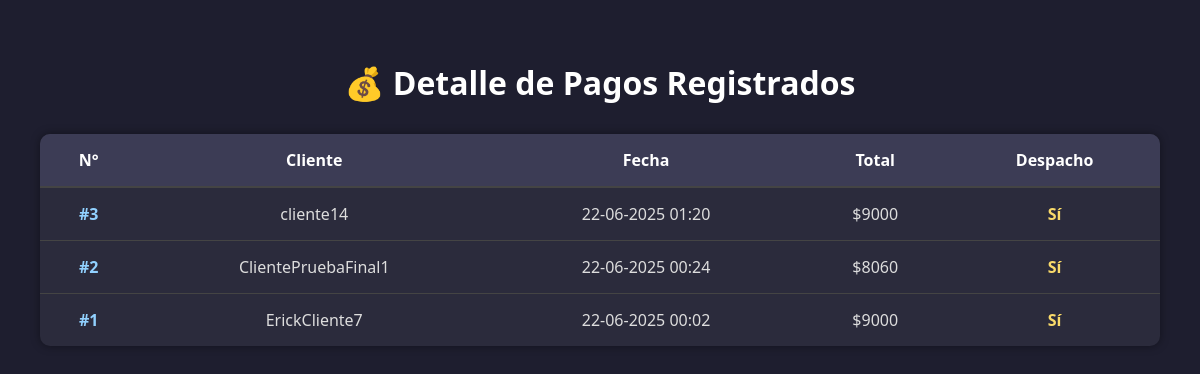
The page /api/venta/contador_site/ on the database as committed earlier.
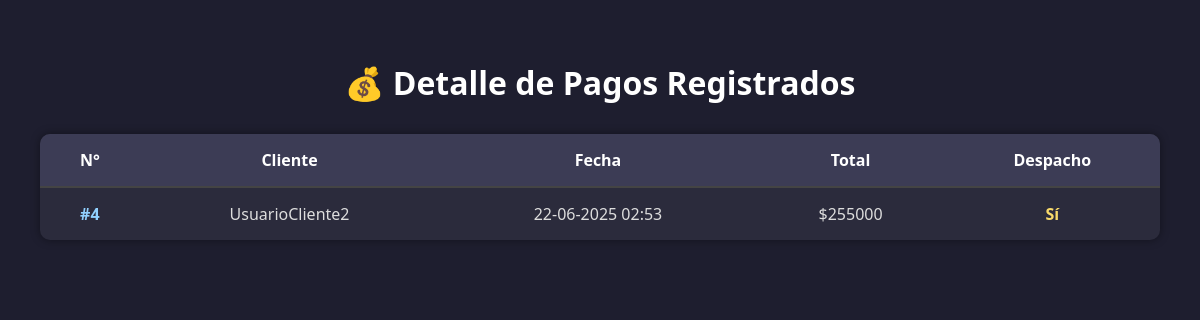
The same page on the database as committed later.
### api_venta/models.py (models this page shows, shortened)
class Pago(models.Model):
    usuario = models.ForeignKey(
        settings.AUTH_USER_MODEL,
        on_delete=models.CASCADE,
        related_name='pagos'
    )
    pedidos = models.ManyToManyField(
        Pedido,
        help_text="Pedidos asociados a este pago."
    )
    fecha_pago = models.DateTimeField(
        auto_now_add=True,
        help_text="Fecha y hora en que se realizó el pago."
    )
    total_pagado = models.PositiveIntegerField(
        help_text="Monto total pagado."
    )
    despacho = models.BooleanField(
        default=False,
        help_text="Indica si el pago incluye despacho."
    )

### api_usuario/models.py (models this page shows)
class Usuario(AbstractBaseUser, PermissionsMixin):
    TIPO_USUARIO = (
        ('cliente', 'Cliente'),
        ('vendedor', 'Vendedor'),
        ('bodeguero', 'Bodeguero'),
        ('contador', 'Contador'),
        ('administrador', 'Administrador'),
    )
    nombre = models.CharField(max_length=100, unique=True)              # Nombre único (usado para login)
    email = models.EmailField(null=True, blank=True)                    # Correo electrónico
    direccion = models.CharField(max_length=255, null=True, blank=True) # Dirección física
    tipo_usuario = models.CharField(max_length=20, choices=TIPO_USUARIO) # Rol del usuario en el sistema
    is_active = models.BooleanField(default=True)   # ¿Está activo el usuario?
    is_staff = models.BooleanField(default=False)   # ¿Tiene acceso al admin de Django?
    must_change_password = models.BooleanField(default=True)
    USERNAME_FIELD = 'nombre'       # Campo que se usará para iniciar sesión
    REQUIRED_FIELDS = ['email']     # Campos obligatorios al crear un superusuario
    objects = UsuarioManager()
    def __str__(self):
        return self.nombre

### api_venta/views.py (the view)
# urls.py: path('contador_site/', views.contador_site, name='contador_site'),
def contador_site(request):
    pagos = Pago.objects.all().order_by('-fecha_pago')
    return render(request, 'api_venta/contador_site.html', {'pagos': pagos})

### api_venta/templates/api_venta/contador_site.html (shortened to what this page needs)
{% load static %}
<!DOCTYPE html>
<html lang="es">
<head>
  <link rel="stylesheet" href="{% static 'api_venta/css/contador_site.css' %}">
</head>
<body>
  <div class="container">
    <h1>💰 Detalle de Pagos Registrados</h1>
    <table>
      <thead>
        <tr>
          <th>N°</th>
          <th>Cliente</th>
          <th>Fecha</th>
          <th>Total</th>
          <th>Despacho</th>
        </tr>
      </thead>
      <tbody>
        {% for pago in pagos %}
        <tr>
          <td>#{{ pago.id }}</td>
          <td>{{ pago.usuario }}</td>
          <td>{{ pago.fecha_pago|date:"d-m-Y H:i" }}</td>
          <td>${{ pago.total_pagado }}</td>
          <td>{% if pago.despacho %}Sí{% else %}No{% endif %}</td>
        </tr>
        {% empty %}
        <tr><td colspan="7">No hay pagos registrados.</td></tr>
        {% endfor %}
      </tbody>
    </table>
  </div>
</body>
</html>

Rows that differ between the two databases and show on the page:
removed Pago: id "3", usuario "cliente14", fecha_pago "22-06-2025 01:20", total_pagado "9000", despacho "Sí"
removed Pago: id "2", usuario "ClientePruebaFinal1", fecha_pago "22-06-2025 00:24", total_pagado "8060", despacho "Sí"
removed Pago: id "1", usuario "ErickCliente7", fecha_pago "22-06-2025 00:02", total_pagado "9000", despacho "Sí"
added Pago: id "4", usuario "UsuarioCliente2", fecha_pago "22-06-2025 02:53", total_pagado "255000", despacho "Sí"
